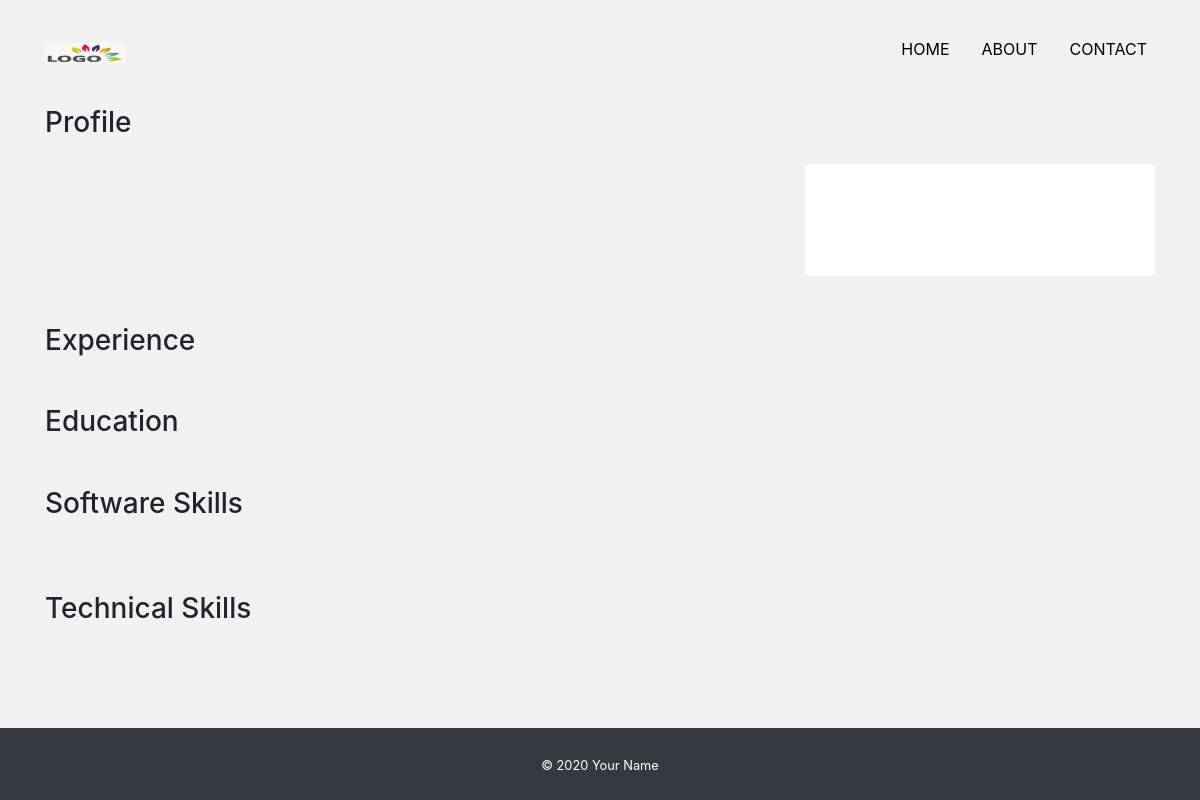
/about/, run on an earlier commit of the app's database.
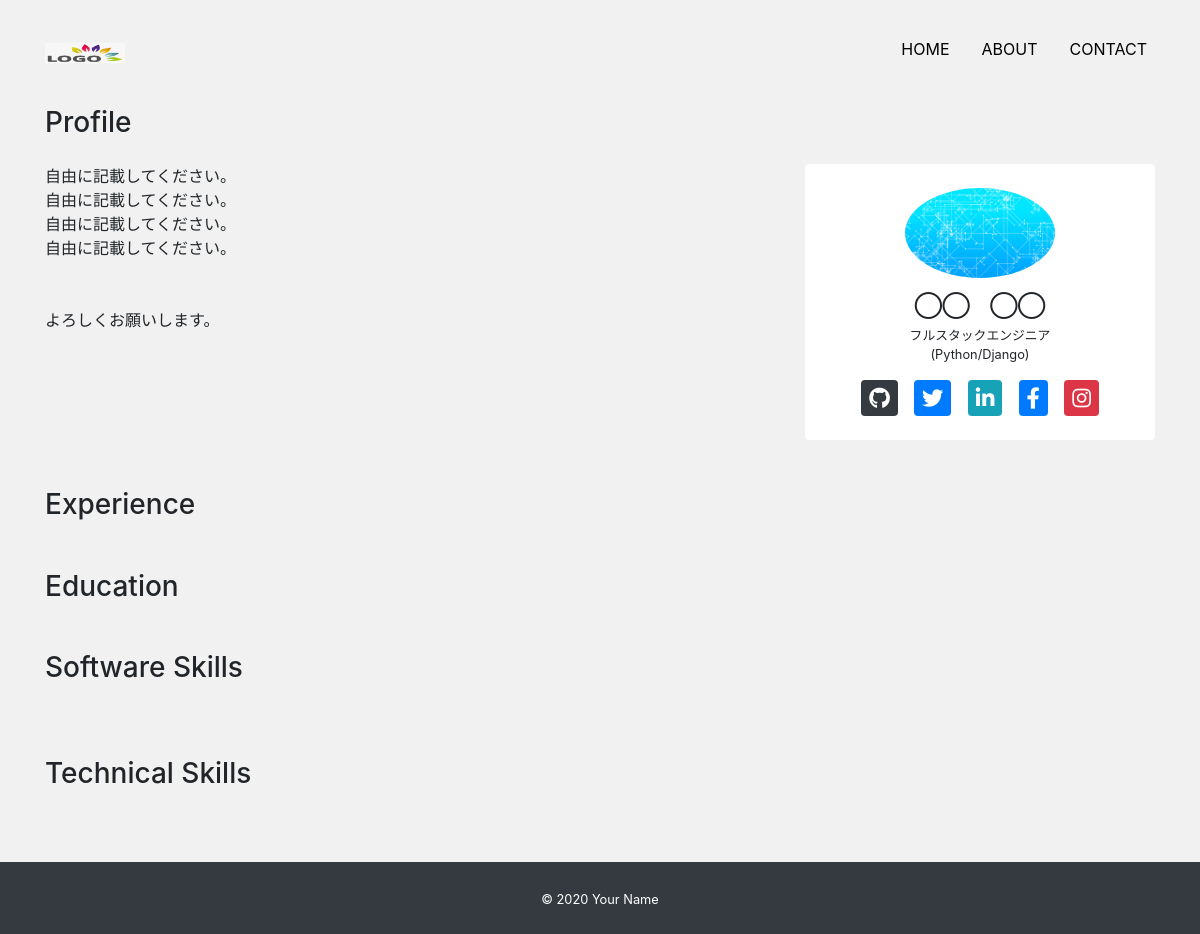
And on a later commit of the database.
### app/models.py (models this page shows, shortened)
class Profile(models.Model):
    title = models.CharField('タイトル', max_length=100, null=True, blank=True)
    subtitle = models.CharField('サブタイトル', max_length=100, null=True, blank=True)
    name = models.CharField('名前', max_length=100)
    job = models.TextField('仕事')
    introduction = models.TextField('自己紹介')
    github = models.CharField('github', max_length=100, null=True, blank=True)
    twitter = models.CharField('twitter', max_length=100, null=True, blank=True)
    linkedin = models.CharField('linkedin', max_length=100, null=True, blank=True)
    facebook = models.CharField('facebook', max_length=100, null=True, blank=True)
    instagram = models.CharField('instagram', max_length=100, null=True, blank=True)
    topimage = models.ImageField(upload_to='images', verbose_name='トップ画像')
    subimage = models.ImageField(upload_to='images', verbose_name='サブ画像')

### app/views.py (the view)
# urls.py: path('about/', views.AboutView.as_view(), name='about'),
class AboutView(View):
    def get(self, request, *args, **kwargs):
        profile_data = Profile.objects.all()
        if profile_data.exists():
            profile_data = profile_data.order_by('-id')[0]
        experience_data = Experience.objects.order_by('-id')
        education_data = Education.objects.order_by('-id')
        software_data = Software.objects.order_by('-id')
        technical_data = Technical.objects.order_by('-id')
        return render(request, 'app/about.html', {
            'profile_data': profile_data,
            'experience_data': experience_data,
            'education_data': education_data,
            'software_data': software_data,
            'technical_data': technical_data,
        })

### app/templates/app/about.html (shortened to what this page needs)
{% extends 'app/base.html' %}
{% block content %}
  <h3 class="mb-4">Profile</h3>
  <div class="mb-5">
    <div class="row">
      <div class="col-md-8">
        <p>{{ profile_data.introduction|linebreaksbr }}</p>
      </div>
      <div class="col-md-4">
        <div class="card text-center px-5 py-4">
          <div class="avatar mb-3">
            <img src="{{ profile_data.subimage.url }}" alt="" class="card-img-top rounded-circle">
          </div>
          <h5 class="font-weight-bolder">{{ profile_data.name }}</h5>
          <p class="mb-3 small text-center">{{ profile_data.job|linebreaksbr }}</p>
          <div class="d-flex justify-content-around">
            {% if profile_data.github %}
              <a href="{{ profile_data.github }}" target="_blank">
                <i class="fab fa-github fa-lg rounded btn-dark icon"></i>
              </a>
            {% endif %}
            {% if profile_data.twitter %}
              <a href="{{ profile_data.twitter }}" target="_blank">
                <i class="fab fa-twitter fa-lg rounded btn-primary icon"></i>
              </a>
            {% endif %}
            {% if profile_data.linkedin %}
              <a href="{{ profile_data.linkedin }}" target="_blank">
                <i class="fab fa-linkedin-in fa-lg rounded btn-info icon"></i>
              </a>
            {% endif %}
            {% if profile_data.facebook %}
              <a href="{{ profile_data.facebook }}" target="_blank">
                <i class="fab fa-facebook-f fa-lg rounded btn-primary icon"></i>
              </a>
            {% endif %}
            {% if profile_data.instagram %}
              <a href="{{ profile_data.instagram }}" target="_blank">
                <i class="fab fa-instagram fa-lg rounded btn-danger icon"></i>
              </a>
            {% endif %}
          </div>
        </div>
      </div>
    </div>
  </div>
  <h3 class="mb-4">Experience</h3>
  <h3 class="mb-4">Education</h3>
  <h3 class="mb-4">Software Skills</h3>
  <h3 class="mb-4">Technical Skills</h3>
{% endblock content %}

What changed in the data, as far as the page shows it:
added Profile: introduction "自由に記載してください。 自由に記載してください。 自由に記載してください。 自由に記載してください。 よろしくお願いします。", subimage (picture), name "◯◯ ◯◯", job "フルスタックエンジニア (Python/Django)"
